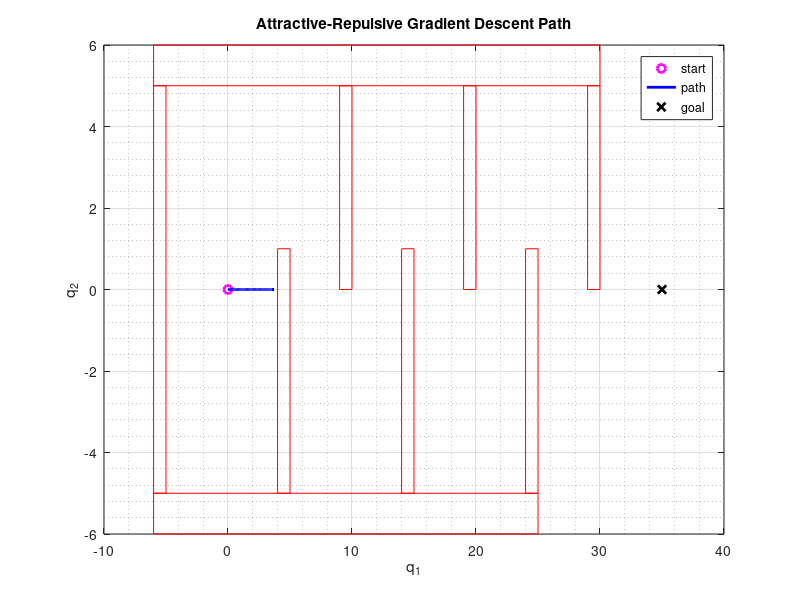

Source code (MATLAB):
% Housekeeping
clear all
close all
clc

% Define obstacle vertices
W2_WO1 = [-6,-6; 25,-6; 25,-5; -6,-5];
W2_WO2 = [-6,5; 30,5; 30,6; -6,6];
W2_WO3 = [-6,-5; -5,-5; -5,5; -6,5];
W2_WO4 = [4,-5; 5,-5; 5,1; 4,1];
W2_WO5 = [9,0; 10,0; 10,5; 9,5];
W2_WO6 = [14,-5; 15,-5; 15,1; 14,1];
W2_WO7 = [19,0; 20,0; 20,5; 19,5];
W2_WO8 = [24,-5; 25,-5; 25,1; 24,1];
W2_WO9 = [29,0; 30,0; 30,5; 29,5];
W2 = [W2_WO1 W2_WO2 W2_WO3 W2_WO4 W2_WO5 W2_WO6 W2_WO7 W2_WO8 W2_WO9];
% Plot Vector Field _________________________________________________
figure
%%subplot(2,1,1)
field_info = csvread('field_2b2.csv');
meta_data = num2cell(field_info(1,1:5));
[top,bottom,left,buffer,scale_factor] = deal(meta_data{:}); 
mat_field = field_info(2:end,1:end-1);
[h,w] = size(mat_field);
% for i=1:h
%    for j=1:w/2
%        quiver((left-buffer+j-1)/scale_factor,(top+buffer-i)/scale_factor,mat_field(i,2*(j-1)+1),mat_field(i,2*(j-1)+2),'b')
%        hold on
%    end
% end
% Plot obstacles
% for i=1:2:length(W2)
%    plot([W2(:,i);W2(1,i)],[W2(:,i+1);W2(1,i+1)],'r');
%    hold on
% end
% %xlim([0 15]);
% %ylim([0 15]);
% xlabel('q_1')
% ylabel('q_2')
% title('Vector Field')

%% i)
fprintf("I was unable to get the robot to move up from the start position\n")
fprintf("Since the robot was surrounded evenly by obstacles from the top and\n")
fprintf("bottom there was no force component in the up direction thus a local\n")
fprintf("minimum was encountered\n")
%% ii) Path
mat = csvread('path_2b2.csv');
%subplot(2,1,2)
start = [0,0];
goal = [35,0];
h = zeros(3,1);
h(1) = plot(start(1),start(2),'om','Linewidth',2);
hold on
h(3) = plot(goal(1),goal(2),'xk','Linewidth',2);
h(2) = plot((mat(:,1)-abs(left)-buffer)/scale_factor,(mat(:,2)-abs(bottom)-buffer)/scale_factor,'b','Linewidth',2);
% Plot obstacles
for i=1:2:length(W2)
   plot([W2(:,i);W2(1,i)],[W2(:,i+1);W2(1,i+1)],'r');
   hold on
end
legend(h,'start','path','goal')
grid on
grid minor
xlabel('q_1')
ylabel('q_2')
title('Attractive-Repulsive Gradient Descent Path')
x0=100;
y0=50;
width=900;
height=400;
set(gcf,'position',[x0,y0,width,height])

%% iii)
len_path=0;
for i=1:length(mat)-1
    len_path = len_path + sqrt((mat(i+1,1)-mat(i,1))^2 + (mat(i+1,2)-mat(i,2))^2);
end
fprintf("The lenght of path 2 is: %f\n",len_path/scale_factor)

%% iv) 
fprintf("No, I would expect different path lengths since the Qstar \n")
fprintf("influences how close a robot can come to a certain obstacle\n")
fprintf("and since the obstacles are near the robots path to goal\n")
fprintf("the robot would surely be swayed if Qstar is decreased\n")